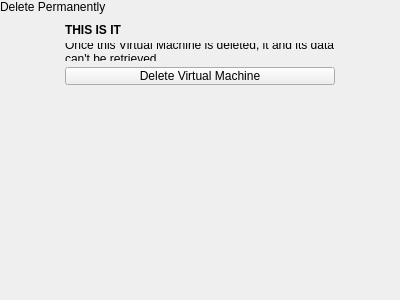
<?xml version="1.0" encoding="UTF-8"?>
<ui version="4.0">
 <class>DeleteMachinePopover</class>
 <widget class="QWidget" name="DeleteMachinePopover">
  <property name="geometry">
   <rect>
    <x>0</x>
    <y>0</y>
    <width>400</width>
    <height>300</height>
   </rect>
  </property>
  <property name="windowTitle">
   <string>Form</string>
  </property>
  <layout class="QVBoxLayout" name="verticalLayout">
   <property name="spacing">
    <number>0</number>
   </property>
   <property name="leftMargin">
    <number>0</number>
   </property>
   <property name="topMargin">
    <number>0</number>
   </property>
   <property name="rightMargin">
    <number>0</number>
   </property>
   <property name="bottomMargin">
    <number>0</number>
   </property>
   <item>
    <widget class="tTitleLabel" name="titleLabel">
     <property name="text">
      <string notr="true">Delete Permanently</string>
     </property>
    </widget>
   </item>
   <item alignment="Qt::AlignHCenter">
    <widget class="QWidget" name="deleteConfirmWidget" native="true">
     <layout class="QVBoxLayout" name="verticalLayout_4">
      <item>
       <widget class="QLabel" name="label_3">
        <property name="font">
         <font>
          <weight>75</weight>
          <bold>true</bold>
         </font>
        </property>
        <property name="text">
         <string>THIS IS IT</string>
        </property>
       </widget>
      </item>
      <item>
       <widget class="QLabel" name="label_4">
        <property name="text">
         <string>Once this Virtual Machine is deleted, it and its data can't be retrieved.</string>
        </property>
        <property name="wordWrap">
         <bool>true</bool>
        </property>
       </widget>
      </item>
      <item>
       <widget class="QPushButton" name="doDeleteButton">
        <property name="text">
         <string>Delete Virtual Machine</string>
        </property>
        <property name="icon">
         <iconset theme="edit-delete">
          <normaloff>../../theFrisbee/application/operations</normaloff>../../theFrisbee/application/operations</iconset>
        </property>
       </widget>
      </item>
     </layout>
    </widget>
   </item>
   <item>
    <spacer name="verticalSpacer">
     <property name="orientation">
      <enum>Qt::Vertical</enum>
     </property>
     <property name="sizeHint" stdset="0">
      <size>
       <width>20</width>
       <height>176</height>
      </size>
     </property>
    </spacer>
   </item>
  </layout>
 </widget>
 <customwidgets>
  <customwidget>
   <class>tTitleLabel</class>
   <extends>QLabel</extends>
   <header location="global">ttitlelabel.h</header>
   <slots>
    <signal>backButtonClicked()</signal>
   </slots>
  </customwidget>
 </customwidgets>
 <resources/>
 <connections/>
</ui>
